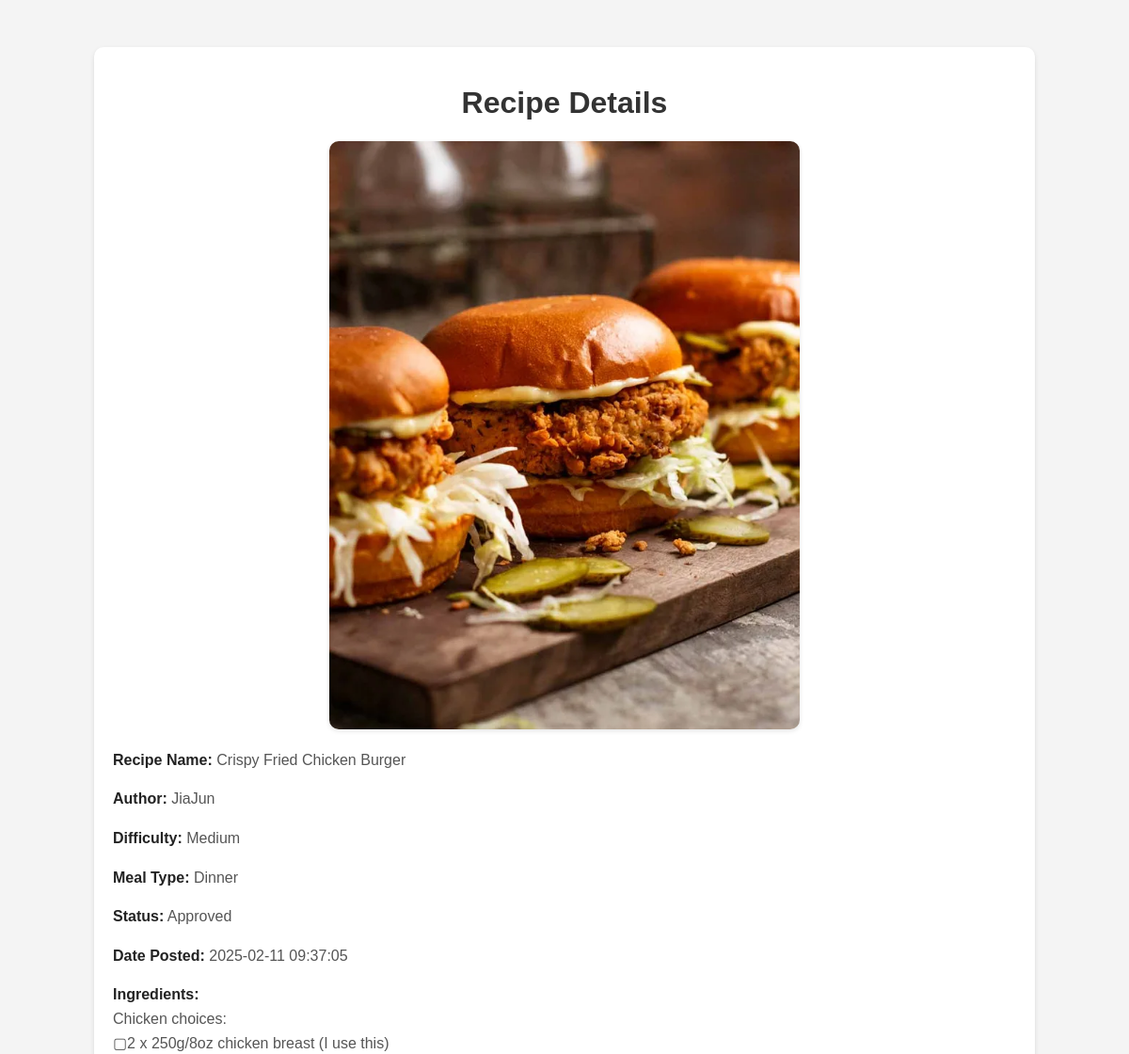
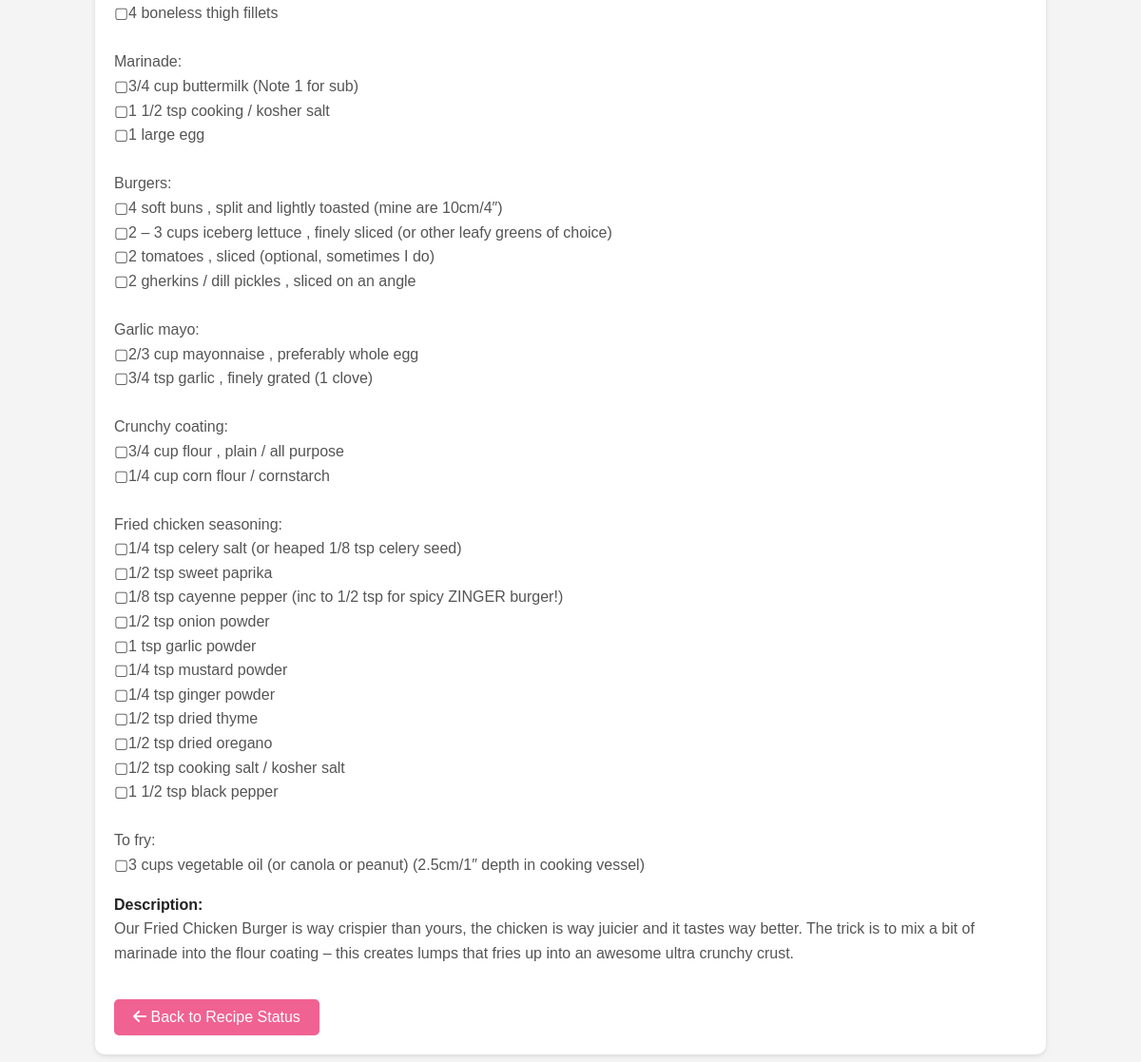
/view_recipe.php?id=10, run on the app's committed database (2 pictures, top to bottom).
### tables this page shows
CREATE TABLE `recipe` (
  `recipeID` int(11) NOT NULL,
  `recipeImg` varchar(255) DEFAULT NULL,
  `recipeName` varchar(255) NOT NULL,
  `recipeIngred` text NOT NULL,
  `recipeDesc` text NOT NULL,
  `recipeDate` timestamp NOT NULL DEFAULT current_timestamp(),
  `recipeStatus` enum('Pending','Approved','Rejected','Re-Submitted') NOT NULL,
  `remark` text DEFAULT NULL,
  `userID` int(11) DEFAULT NULL,
  `diffID` int(11) DEFAULT NULL,
  `typeID` int(11) DEFAULT NULL
);

CREATE TABLE `registered_user` (
  `userID` int(11) NOT NULL,
  `userImg` varchar(255) DEFAULT NULL,
  `userName` varchar(255) NOT NULL,
  `userEmail` varchar(255) NOT NULL,
  `userPass` varchar(255) NOT NULL,
  `userBio` text DEFAULT NULL,
  `favID` int(11) DEFAULT NULL,
  `reset_token` varchar(255) DEFAULT NULL,
  `userStatus` enum('Active','Inactive','Banned') NOT NULL DEFAULT 'Active'
);

CREATE TABLE `meal_difficulty` (
  `diffID` int(11) NOT NULL,
  `mealDiff` varchar(255) NOT NULL
);

CREATE TABLE `meal_type` (
  `typeID` int(11) NOT NULL,
  `mealType` varchar(255) NOT NULL
);

### view_recipe.php (the view, shortened to what this page needs)
<?php
include 'db.php';
$recipeID = $_GET['id'];
$query = "SELECT recipe.*, registered_user.userName, meal_difficulty.mealDiff, meal_type.mealType
          FROM recipe
          LEFT JOIN registered_user ON recipe.userID = registered_user.userID
          LEFT JOIN meal_difficulty ON recipe.diffID = meal_difficulty.diffID
          LEFT JOIN meal_type ON recipe.typeID = meal_type.typeID
          WHERE recipe.recipeID = ?";
$stmt = $conn->prepare($query);
$stmt->bind_param("i", $recipeID);
$stmt->execute();
$result = $stmt->get_result();
$recipe = $result->fetch_assoc();
?>
<!DOCTYPE html>
<html lang="en">
<head>
    <link rel="stylesheet" href="https://cdnjs.cloudflare.com/ajax/libs/font-awesome/6.4.2/css/all.min.css">
</head>
<body>
    <div class="container">
        <h1>Recipe Details</h1>
        <?php if ($recipe['recipeImg']) { ?>
            <img src="<?= $recipe['recipeImg'] ?>" alt="Recipe Image" class="recipe-image">
        <?php } else { ?>
            <img src="https://via.placeholder.com/500" alt="No Image Available" class="recipe-image">
        <?php } ?>
        <div class="details">
            <p><span class="highlight">Recipe Name:</span> <?= $recipe['recipeName'] ?></p>
            <p><span class="highlight">Author:</span> <?= $recipe['userName'] ?: 'Unknown' ?></p>
            <p><span class="highlight">Difficulty:</span> <?= $recipe['mealDiff'] ?: 'Unknown' ?></p>
            <p><span class="highlight">Meal Type:</span> <?= $recipe['mealType'] ?: 'Unknown' ?></p>
            <p><span class="highlight">Status:</span> <?= $recipe['recipeStatus'] ?></p>
            <p><span class="highlight">Date Posted:</span> <?= $recipe['recipeDate'] ?></p>
            <p><span class="highlight">Ingredients:</span><br> <?= nl2br($recipe['recipeIngred']) ?></p>
            <p><span class="highlight">Description:</span><br> <?= nl2br($recipe['recipeDesc']) ?></p>
        </div>
        <a href="manage_recipe_status.php" class="back-btn"><i class="fas fa-arrow-left"></i> Back to Recipe Status</a>
    </div>
</body>
</html>

### view_recipe.php (style rules this page uses)
body { margin: 0; font-family: Arial, sans-serif; background-color: #f4f4f4; }
.container { width: 80%; margin: 50px auto; background-color: white; padding: 20px; border-radius: 10px; box-shadow: 0 2px 5px rgba(0, 0, 0, 0.1); }
h1 { text-align: center; color: #333; }
.recipe-image { display: block; width: 100%; max-width: 500px; margin: 20px auto; border-radius: 10px; box-shadow: 0 2px 5px rgba(0, 0, 0, 0.1); }
.details { margin-top: 20px; }
.details p { font-size: 16px; line-height: 1.6; color: #555; }
.highlight { font-weight: bold; color: #222; }
.back-btn { display: inline-block; padding: 10px 20px; background-color: #f06292; color: white; border-radius: 5px; text-decoration: none; font-size: 16px; margin-top: 20px; }

### data on the page
recipe: recipeImg (picture), recipeName "Crispy Fried Chicken Burger", userID.userName "JiaJun", diffID.mealDiff "Medium", typeID.mealType "Dinner", recipeStatus "Approved", recipeDate "2025-02-11 09:37:05", recipeIngred "Chicken choices: ▢2 x 250g/8oz chicken breast (I use this) ▢4 boneless thigh fillets Marinade: ▢3/4 cup buttermilk (Note 1 for sub) ▢1 1/2 tsp cooking / kosher salt ▢1 large egg Burgers: ▢4 soft buns , split and lightly toasted (mine are 10cm/4″) ▢2 – 3 cups iceberg lettuce , finely sliced (or other leafy greens of choice) ▢2 tomatoes , sliced (optional, sometimes I do) ▢2 gherkins / dill pickles , sliced on an angle Garlic mayo: ▢2/3 cup mayonnaise , preferably whole egg ▢3/4 tsp garlic , finely grated (1 clove) Crunchy coating: ▢3/4 cup flour , plain / all purpose ▢1/4 cup corn flour / cornstarch Fried chicken seasoning: ▢1/4 tsp celery salt (or heaped 1/8 tsp celery seed) ▢1/2 tsp sweet…", recipeDesc "Our Fried Chicken Burger is way crispier than yours, the chicken is way juicier and it tastes way better. The trick is to mix a bit of marinade into the flour coating – this creates lumps that fries up into an awesome ultra crunchy crust."
